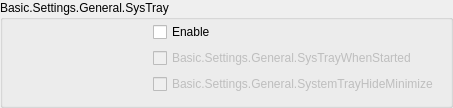
                   <widget class="QGroupBox" name="groupBox_13">
                    <property name="title">
                     <string>Basic.Settings.General.SysTray</string>
                    </property>
                    <layout class="QFormLayout" name="formLayout_29">
                     <property name="fieldGrowthPolicy">
                      <enum>QFormLayout::AllNonFixedFieldsGrow</enum>
                     </property>
                     <property name="topMargin">
                      <number>2</number>
                     </property>
                     <item row="0" column="1">
                      <widget class="PLSCheckBox" name="systemTrayEnabled">
                       <property name="text">
                        <string>Enable</string>
                       </property>
                      </widget>
                     </item>
                     <item row="1" column="1">
                      <widget class="PLSCheckBox" name="systemTrayWhenStarted">
                       <property name="enabled">
                        <bool>false</bool>
                       </property>
                       <property name="text">
                        <string>Basic.Settings.General.SysTrayWhenStarted</string>
                       </property>
                      </widget>
                     </item>
                     <item row="2" column="1">
                      <widget class="PLSCheckBox" name="systemTrayAlways">
                       <property name="enabled">
                        <bool>false</bool>
                       </property>
                       <property name="text">
                        <string>Basic.Settings.General.SystemTrayHideMinimize</string>
                       </property>
                      </widget>
                     </item>
                     <item row="0" column="0">
                      <spacer name="horizontalSpacer_2">
                       <property name="orientation">
                        <enum>Qt::Horizontal</enum>
                       </property>
                       <property name="sizeType">
                        <enum>QSizePolicy::Fixed</enum>
                       </property>
                       <property name="sizeHint" stdset="0">
                        <size>
                         <width>133</width>
                         <height>5</height>
                        </size>
                       </property>
                      </spacer>
                     </item>
                    </layout>
                   </widget>
